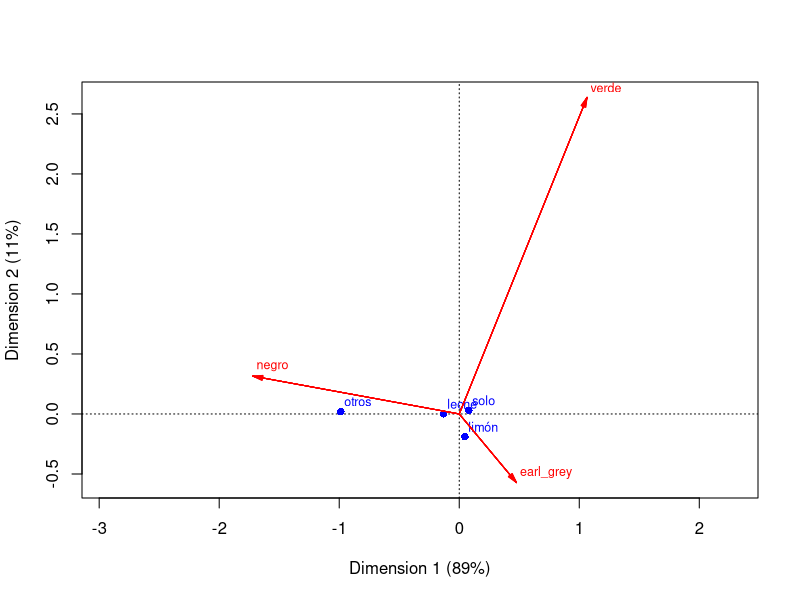
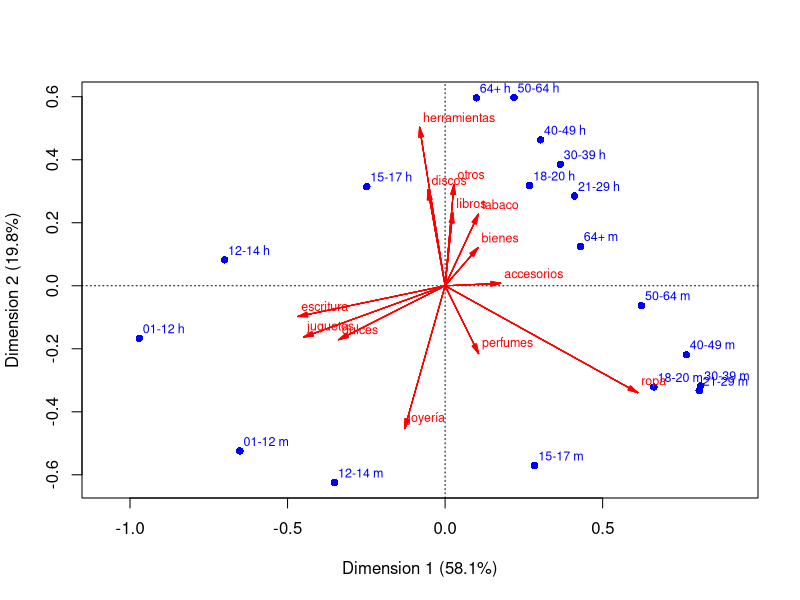
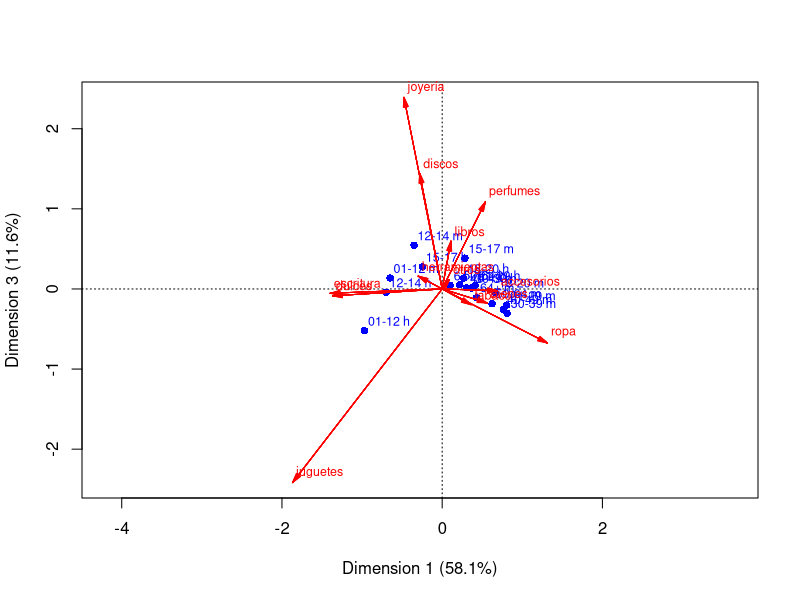

Source code (R) for these figures, in order:
## ---- chunk 1
library(tidyverse)
library(lubridate)
library(kableExtra)
## ---- chunk 2
# cargamos y traducimos los datos
te_tbl <- read_csv("./datos/tea.csv") |> 
   mutate(id = row_number()) |> 
   select(id, Tea, How, sugar, how, price, age) |> 
   rename(tipo = Tea, complementos = How, azucar = sugar, 
          presentacion = how, precio = price, edad = age) |> 
   mutate(tipo = recode(tipo, black = "negro", green = "verde", `Earl Grey` = "earl_grey"),
          complementos = recode(complementos, alone = "solo", milk = "leche", 
                                lemon = "limón", .default = "otros"),
          azucar = recode(azucar, sugar = "con_azúcar", No.sugar = "sin_azúcar"),
          presentacion = recode(presentacion, `tea bag`="bolsa", 
                                unpackaged = "suelto", .default = "mixto"),
          precio = recode(precio, p_upscale = "fino", p_branded = "de_marca",
                          p_private_label = "marca_propia", p_variable = "variable",
                          .default = "no_sabe"))
sample_n(te_tbl, 10) |> kable()
## ---- chunk 3
 tabla_1 <- te_tbl |> count(tipo) |> 
    arrange(desc(n))
 tabla_1 |> kable()
## ---- chunk 4
 tabla_2 <- te_tbl |> 
    count(tipo) |> 
    mutate(n_total = sum(n), prop = n / n_total) |> 
    select(tipo, n_total, prop) |> 
    mutate(across(where(is.numeric), round, 2)) |> 
    arrange(desc(prop))
 tabla_2 |> kable()
## ---- chunk 5
 perfiles_col_tbl <- te_tbl |> select(id, tipo, complementos, presentacion, azucar) |>
    pivot_longer(cols = tipo:azucar, names_to = "variable", values_to = "valor") |>
    count(variable, valor) |>
    group_by(variable) |>
    mutate(n_total = sum(n), prop = n / n_total) |>
    mutate(prop = round(prop, 2)) |>
    arrange(desc(prop), .by_group = TRUE)
perfiles_col_tbl |> 
   ungroup() |> 
   select(-variable, -n_total) |> 
   kable() |>  
   pack_rows(index = table(perfiles_col_tbl$variable))
## ---- chunk 6
perfiles_col_tbl <- te_tbl |> count(complementos, tipo) |> 
   group_by(tipo) |> 
   mutate(prop = n / sum(n)) |>
   group_by(complementos) |> 
   select(-n) |> 
   pivot_wider(names_from = tipo, values_from = prop, values_fill = 0)
perfiles_col_tbl |>  kable(digits = 2, caption = "Perfiles por columna")
## ---- chunk 7
comp_tbl <- te_tbl |> count(complementos) |> mutate(total = n / sum(n))
perfiles_col_tbl <- left_join(perfiles_col_tbl, comp_tbl) |> 
      arrange(desc(total)) |> 
      select(-n)
perfiles_col_tbl |> kable(digits = 2)
## ---- chunk 8
res_tbl <- perfiles_col_tbl |> 
   mutate(across(where(is.numeric), ~ .x / total)) |> 
   select(-total)
res_tbl |> kable(digits = 2)
## ---- chunk 9
res_tbl <- perfiles_col_tbl |> 
   mutate(across(where(is.numeric) & !total, ~ .x / total - 1)) 
res_tbl |> kable(digits = 2)
## ---- chunk 10
res_tbl |>  mutate(across(where(is.numeric), round, 2)) |> 
   mutate(across(where(is.numeric) & ! total, 
                 ~ cell_spec(.x, color = ifelse(.x > 0.1, "black", 
                                         ifelse(.x < -0.1, "red", "gray"))))) |>
   arrange(desc(total)) |> 
   kable(escape = FALSE) 
## ---- chunk 11
opts <- options(knitr.kable.NA = "")
res_tbl |>
   bind_rows(te_tbl |> count(tipo) |> 
                mutate(total = 1) |> 
                pivot_wider(names_from = tipo, values_from = n)) |> 
   mutate(across(where(is.numeric), round, 2)) |> 
   mutate(across(where(is.numeric) & ! total, 
                 ~ cell_spec(.x, color = ifelse(.x > 0.1, "black", 
                                         ifelse(.x < -0.1, "red", "gray"))))) |>
   arrange(desc(total)) |> 
   kable(escape = FALSE) 
## ---- chunk 12
library(ca)
corr_te <- ca(table(te_tbl$complementos, te_tbl$tipo))
plot(corr_te, map = "rowprincipal", arrows = c(FALSE, TRUE))
## ---- chunk 13
hurto_tbl <- read_csv("./datos/hurto.csv") |> 
   mutate(grupo = ifelse(grupo == "-12 h", "01-12 h", grupo),
          grupo = ifelse(grupo == "-12 m", "01-12 m", grupo))
hurto_tbl |> kable()
## ---- chunk 14
hurto_tbl |> 
   pivot_longer(cols = ropa:otros, names_to = "producto", values_to = "n") |> 
   group_by(producto) |> 
   summarise(n = sum(n)) |> 
   mutate(prop = n / sum(n)) |> 
   arrange(desc(prop)) |> 
   kable(digits = 2)
## ---- chunk 15
grupos_tbl <- hurto_tbl |> 
   pivot_longer(cols = ropa:otros, names_to = "producto", values_to = "n") |> 
   group_by(grupo) |> 
   summarise(n = sum(n)) |> 
   mutate(prop = n / sum(n)) |> 
   arrange(desc(prop))
grupos_tbl |> kable(digits = 2)
## ---- chunk 16
hurto_df <- as.data.frame(hurto_tbl)
rownames(hurto_df) <- hurto_tbl$grupo
hurto_df$grupo <- NULL
corr_hurto <- ca(hurto_df)
grafica_datos <- plot(corr_hurto, map = "rowgreen", arrows = c(FALSE, TRUE))
## ---- chunk 17
perfiles_hurto_tbl <- hurto_tbl |> 
   pivot_longer(cols = ropa:otros, names_to = "producto", values_to = "n") |> 
   group_by(producto) |> 
   mutate(prop = n / sum(n)) |> 
   select(-n) |> 
   pivot_wider(names_from = producto, values_from = prop) 
perfiles_hurto_tbl |> 
   select(-bienes, -discos, -perfumes) |> 
   kable(digits = 2) |> 
   kable_styling(font_size = 10)
## ---- chunk 18
res_hurto_tbl <- left_join(perfiles_hurto_tbl, grupos_tbl |> rename(total = prop)) |> 
    select(-n) |> 
    select(-bienes, -discos, -perfumes) |> 
    mutate(across(where(is.numeric) & !total, ~ .x / total - 1)) |> 
    mutate(across(where(is.numeric), round, 2)) 
res_hurto_tbl |> 
    mutate(across(where(is.numeric) & ! total, 
                 ~ cell_spec(.x, color = ifelse(.x > 0.2, "black", 
                                         ifelse(.x < -0.2, "red", "gray"))))) |>
    select(-total) |> 
    kable(escape = FALSE) |>
    kable_styling(font_size = 10)
## ---- chunk 19
res_hurto_tbl |> select("grupo", "escritura", "juguetes", "dulces", "joyería",
                         "herramientas", "otros", "libros", "tabaco", "accesorios", 
                         "ropa") |> 
    mutate(across(where(is.numeric), 
                 ~ cell_spec(.x, color = ifelse(.x > 0.2, "black", 
                                         ifelse(.x < -0.2, "red", "gray"))))) |>
    kable(escape = FALSE) |>
    kable_styling(font_size = 10)
## ---- chunk 20
plot(corr_hurto, dim = c(1, 3), map = "rowprincipal", arrows = c(FALSE, TRUE))
